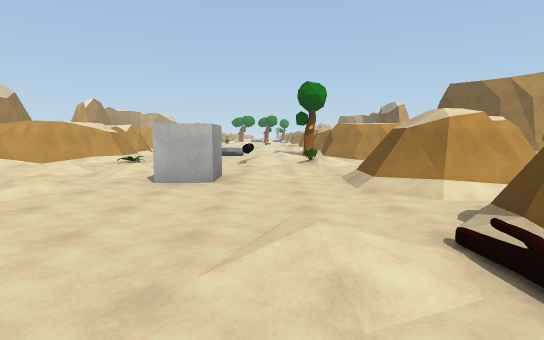
[1] (above)

19 first-person views from a walk through a Unity game level. The camera is 1.4 m above the floor, tilts 6° down and sees 80° across. The floor is counted in squares, 2 m on a side. Each view is taken from the middle of a square. On the plan, view 1 faces up. The plan holds only what a view shows up to about 10 squares ahead; the rest is blank. The place goes on beyond the plan. Some animated figures are left out. Some surface patterns are stand-ins.

[2]
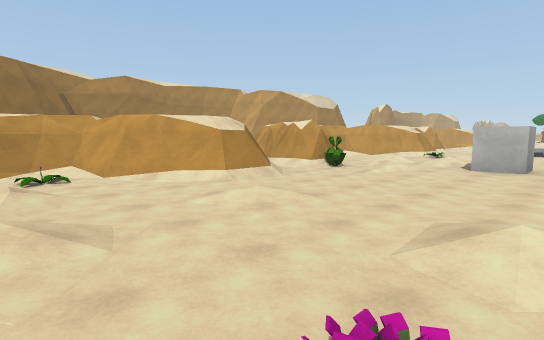

[3]
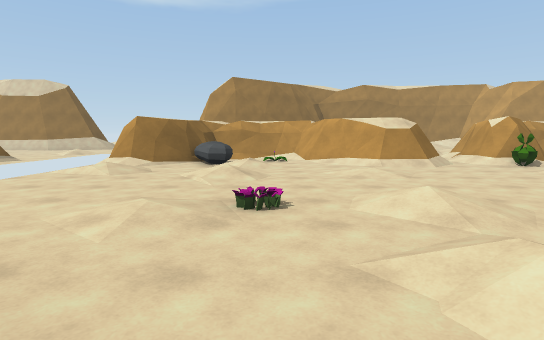

[4]
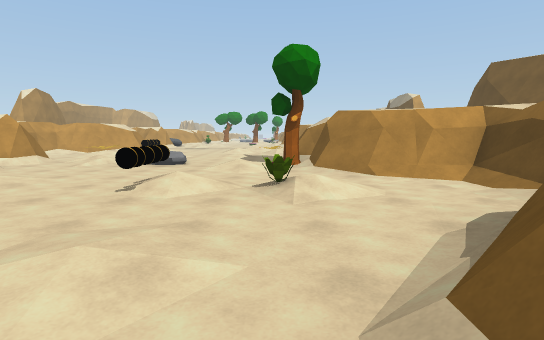

[5]
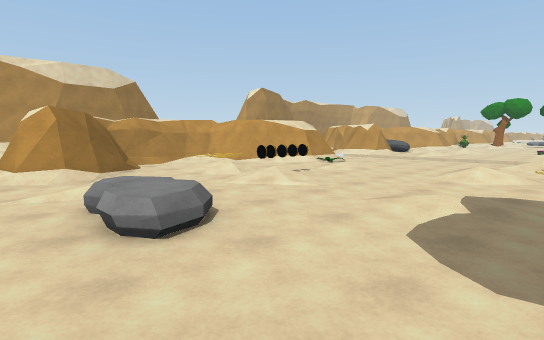

[6]
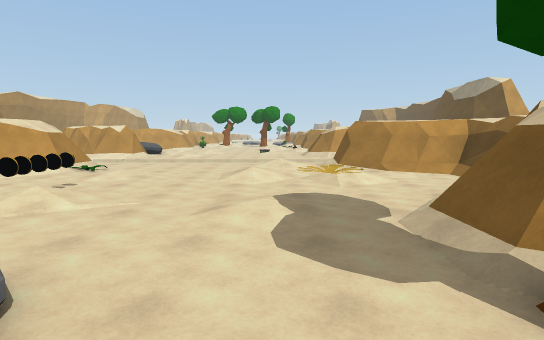

[7]
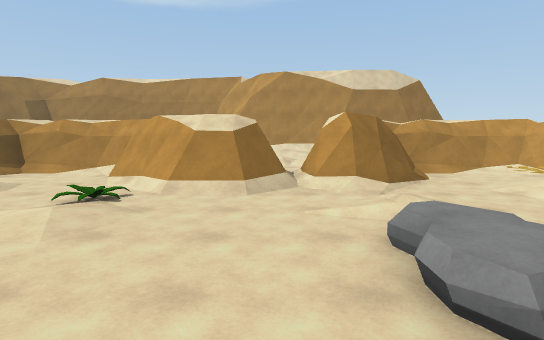

[8]
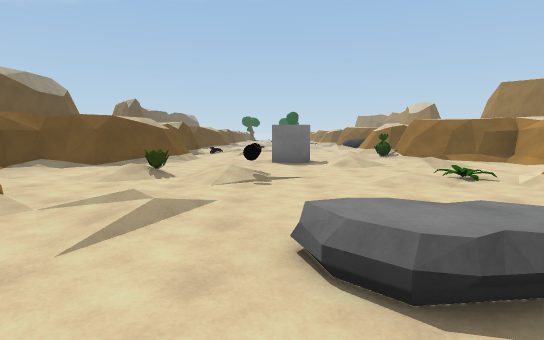

[9]
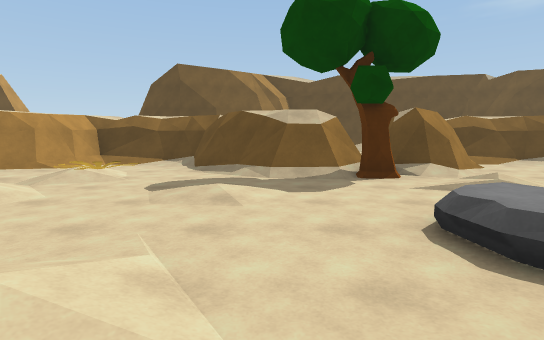

[10]
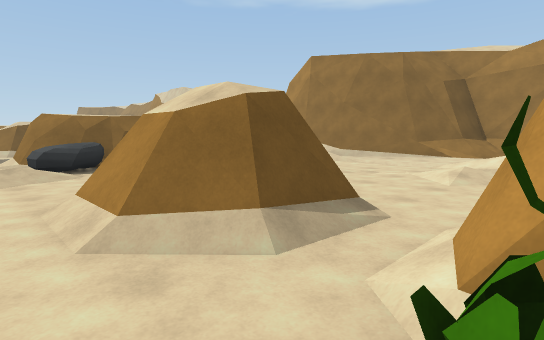

[11]
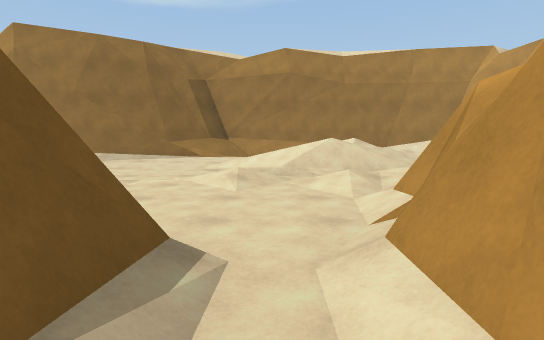

[12]
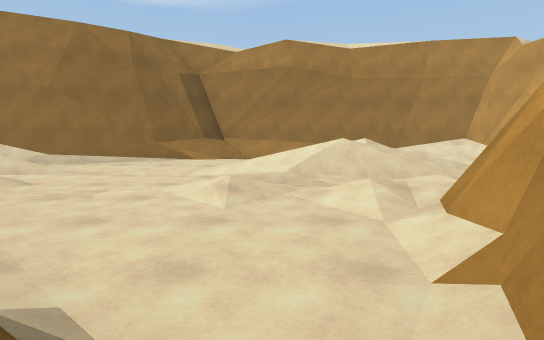

[13]
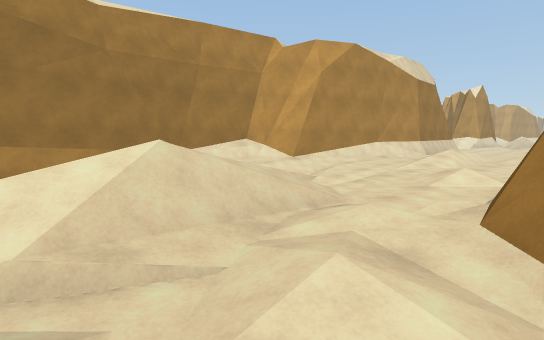

[14]
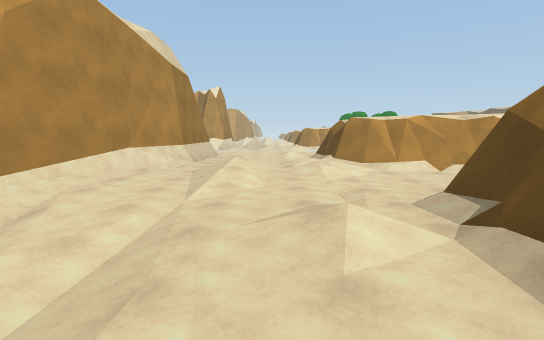

[15]
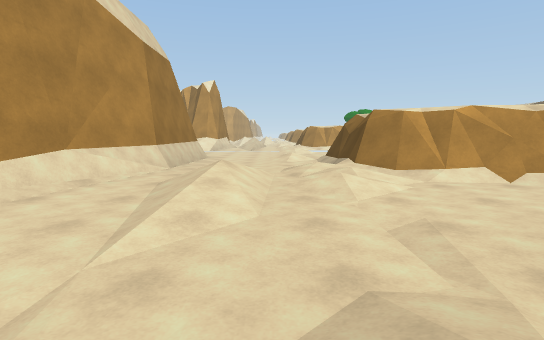

[16]
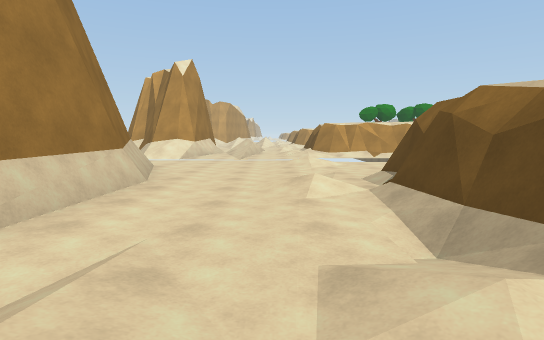

[17]
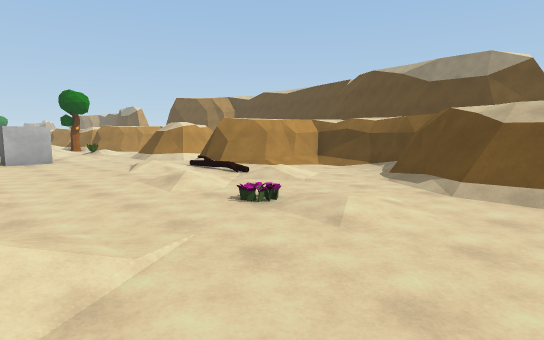

[18]
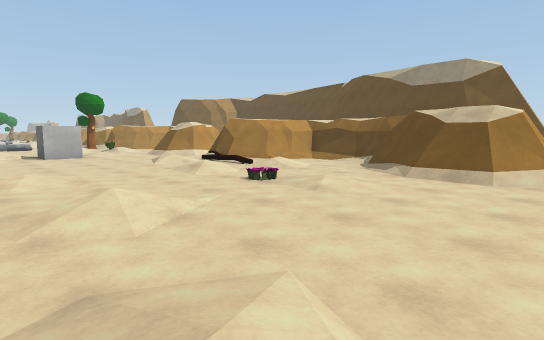

[19]
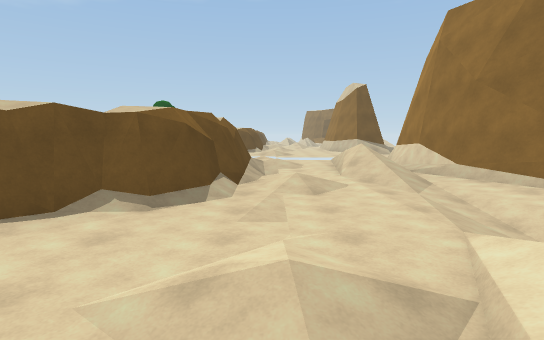

### Floor plan
Key: @ floor where view 1 was taken; # wall or solid block; x gap in a wall; . main floor; : floor 0.25 m higher than the main floor; - floor 0.25 m lower than the main floor; + floor 0.5 m higher than the main floor; / step, stairs or slope; = window, fence, low wall or low ledge; O other object.
Columns run from 16 left of view 1 to 5 right of it. Each row starts with its distance up from view 1.
 22   .... ..  ..... .x
 21   ..../..  /..../.##
 20   #.....  ##O...../###
 19   #..../ ##/.:..:.../#
 18   ##..:###/......O:./#
 17    #...##....O......##
 16    #...##..O.O..:..##
 15   ##...###........##
 14   #//.+####/:./...##
 13   #:/:::/##/./O/.O#
 12  ##././.. #/..../:##
 11  #/./.... ##.......###
 10  #...../ ##/O:.O:....#
  9 ##/...:###/....O:O/..#
  8 #.//-..##...........##
  7 #  /-..##..:.+..:..###
  6 #  / /.###....OO..##
  5 #  = /+####/:.....##
  4 #  / //:/###......//
  3 #  ///:...........#
  2 #.. //:..###..../:##
  1 ##.//....###.......###
  0  #/..../###..:..@....#
 -1  ##...:###........:.:#
 -2   #./..##O......O../##
 -3   #//..#  ./.+..:./##
 -4   #./:.###O.......##
 -5   # /.:  ##/::....##
 -6   # /./   ##.......

Positions as (right, up) in squares from view 1, and headings:
1: (0, 0), facing up
2: (0, -3), facing up-left
3: (3, -2), facing left
4: (1, 5), facing up
5: (1, 12), facing up-left
6: (0, 12), facing up
7: (0, 12), facing left
8: (-1, 15), facing down
9: (-4, 15), facing right
10: (-4, 4), facing down-left
11: (-5, 3), facing left
12: (-6, 3), facing left
13: (-9, 3), facing up-left
14: (-11, 6), facing up
15: (-11, 8), facing up
16: (-11, 13), facing up
17: (-3, -5), facing up-right
18: (-4, -6), facing up-right
19: (-10, 4), facing down
